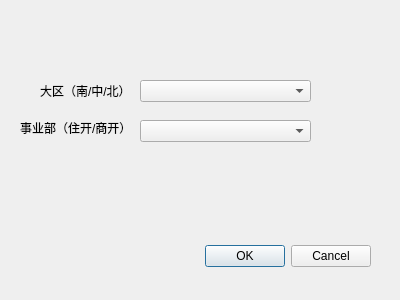
<?xml version="1.0" encoding="UTF-8"?>
<ui version="4.0">
 <class>Dialog</class>
 <widget class="QDialog" name="Dialog">
  <property name="geometry">
   <rect>
    <x>0</x>
    <y>0</y>
    <width>400</width>
    <height>300</height>
   </rect>
  </property>
  <property name="windowTitle">
   <string>Dialog</string>
  </property>
  <widget class="QDialogButtonBox" name="buttonBox">
   <property name="geometry">
    <rect>
     <x>30</x>
     <y>240</y>
     <width>341</width>
     <height>32</height>
    </rect>
   </property>
   <property name="orientation">
    <enum>Qt::Horizontal</enum>
   </property>
   <property name="standardButtons">
    <set>QDialogButtonBox::Cancel|QDialogButtonBox::Ok</set>
   </property>
  </widget>
  <widget class="QLabel" name="label">
   <property name="geometry">
    <rect>
     <x>40</x>
     <y>80</y>
     <width>101</width>
     <height>21</height>
    </rect>
   </property>
   <property name="text">
    <string>大区（南/中/北）</string>
   </property>
  </widget>
  <widget class="QLabel" name="label_2">
   <property name="geometry">
    <rect>
     <x>20</x>
     <y>120</y>
     <width>111</width>
     <height>16</height>
    </rect>
   </property>
   <property name="text">
    <string>事业部（住开/商开）</string>
   </property>
  </widget>
  <widget class="QComboBox" name="comboBox">
   <property name="geometry">
    <rect>
     <x>140</x>
     <y>80</y>
     <width>171</width>
     <height>22</height>
    </rect>
   </property>
  </widget>
  <widget class="QComboBox" name="comboBox_2">
   <property name="geometry">
    <rect>
     <x>140</x>
     <y>120</y>
     <width>171</width>
     <height>22</height>
    </rect>
   </property>
  </widget>
 </widget>
 <resources/>
 <connections>
  <connection>
   <sender>buttonBox</sender>
   <signal>accepted()</signal>
   <receiver>Dialog</receiver>
   <slot>accept()</slot>
   <hints>
    <hint type="sourcelabel">
     <x>248</x>
     <y>254</y>
    </hint>
    <hint type="destinationlabel">
     <x>157</x>
     <y>274</y>
    </hint>
   </hints>
  </connection>
  <connection>
   <sender>buttonBox</sender>
   <signal>rejected()</signal>
   <receiver>Dialog</receiver>
   <slot>reject()</slot>
   <hints>
    <hint type="sourcelabel">
     <x>316</x>
     <y>260</y>
    </hint>
    <hint type="destinationlabel">
     <x>286</x>
     <y>274</y>
    </hint>
   </hints>
  </connection>
 </connections>
</ui>
